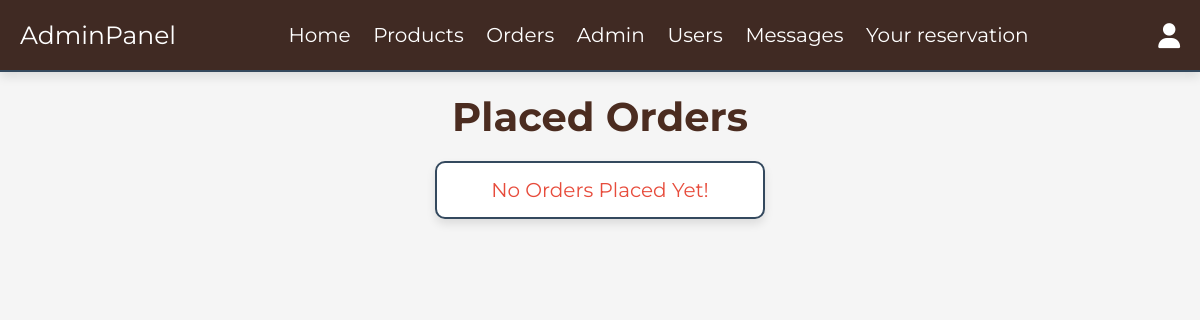
Before: /admin/placed_orders.php (signed in) with the older database file.
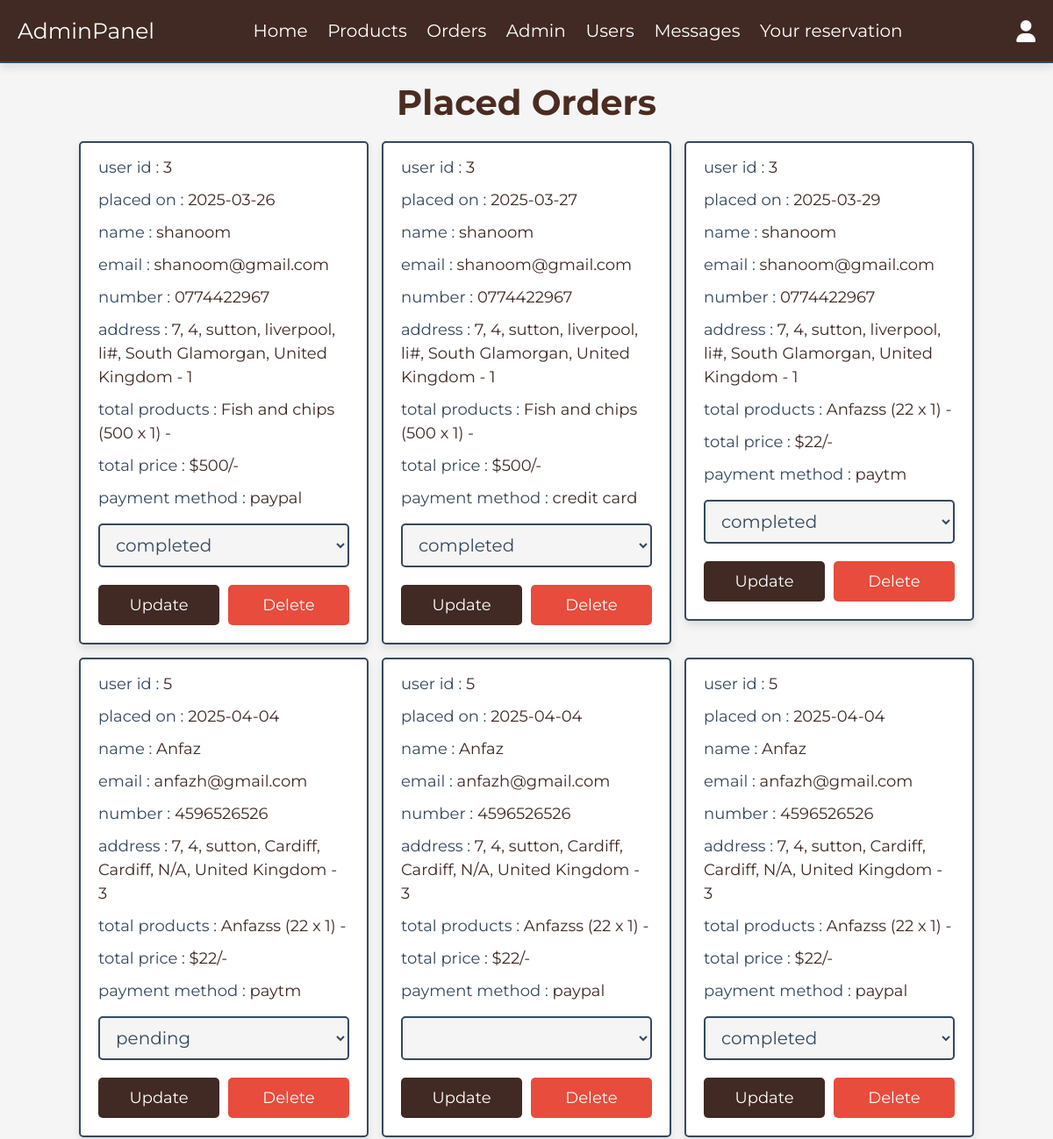
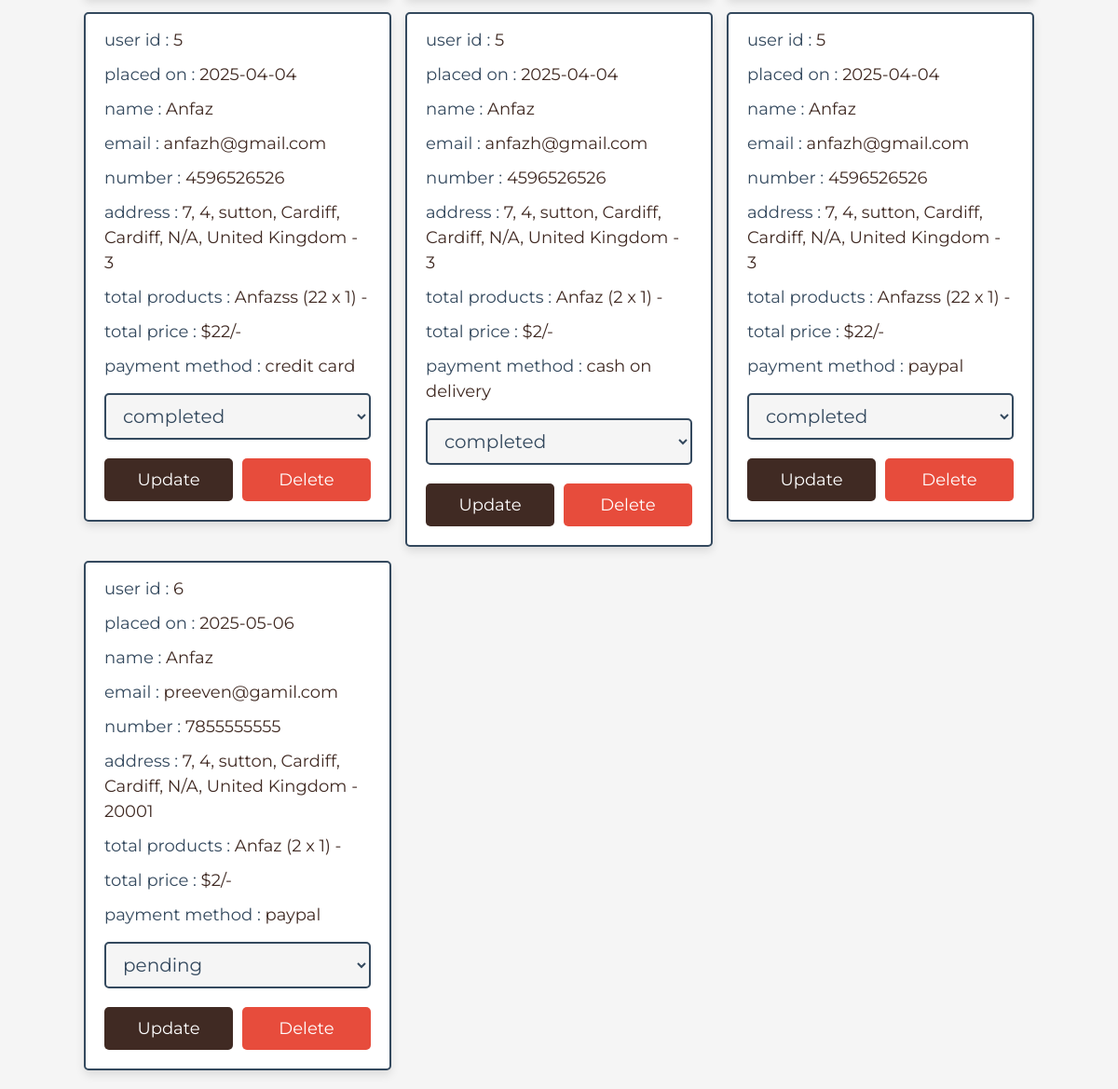
After: the same page with the newer database file (2 pictures, top to bottom).
### tables this page shows
CREATE TABLE `orders` (
  `id` int(100) NOT NULL,
  `user_id` int(100) NOT NULL,
  `name` varchar(20) NOT NULL,
  `number` varchar(10) NOT NULL,
  `email` varchar(50) NOT NULL,
  `method` varchar(50) NOT NULL,
  `address` varchar(500) NOT NULL,
  `total_products` varchar(1000) NOT NULL,
  `total_price` int(100) NOT NULL,
  `placed_on` date NOT NULL DEFAULT current_timestamp(),
  `payment_status` varchar(20) NOT NULL DEFAULT 'pending',
  `paypal_transaction_id` varchar(255) DEFAULT NULL
);

### admin/placed_orders.php (the view, shortened to what this page needs)
<?php
include '../components/connect.php';
?>
<!DOCTYPE html>
<html lang="en">
<head>
   <link rel="stylesheet" href="https://cdnjs.cloudflare.com/ajax/libs/font-awesome/6.1.1/css/all.min.css">
   <link rel="stylesheet" href="../css/admin_style.css">
</head>
<body>
<?php include '../components/admin_header.php' ?>
<section class="placed-orders">
   <h1 class="heading">placed orders</h1>
   <div class="box-container">
   <?php
      $select_orders = $conn->prepare("SELECT * FROM `orders`");
      $select_orders->execute();
      if($select_orders->rowCount() > 0){
         while($fetch_orders = $select_orders->fetch(PDO::FETCH_ASSOC)){
   ?>
   <div class="box">
      <p> user id : <span><?= $fetch_orders['user_id']; ?></span> </p>
      <p> placed on : <span><?= $fetch_orders['placed_on']; ?></span> </p>
      <p> name : <span><?= $fetch_orders['name']; ?></span> </p>
      <p> email : <span><?= $fetch_orders['email']; ?></span> </p>
      <p> number : <span><?= $fetch_orders['number']; ?></span> </p>
      <p> address : <span><?= $fetch_orders['address']; ?></span> </p>
      <p> total products : <span><?= $fetch_orders['total_products']; ?></span> </p>
      <p> total price : <span>$<?= $fetch_orders['total_price']; ?>/-</span> </p>
      <p> payment method : <span><?= $fetch_orders['method']; ?></span> </p>
      <form action="" method="POST">
         <select name="payment_status" class="drop-down">
            <option value="" selected disabled><?= $fetch_orders['payment_status']; ?></option>
            <option value="pending">pending</option>
         </select>
         <div class="flex-btn">
            <input type="submit" value="update" class="btn" name="update_payment">
            <a href="placed_orders.php?delete=<?= $fetch_orders['id']; ?>" class="delete-btn" onclick="return confirm('delete this order?');">delete</a>
         </div>
      </form>
   </div>
   <?php
      }
   }else{
      echo '<p class="empty">no orders placed yet!</p>';
   }
   ?>
   </div>
</section>
</body>
</html>

### components/admin_header.php (shortened to what this page needs)
<header class="header">
   <section class="flex">
      <a href="dashboard.php" class="logo">Admin<span>Panel</span></a>
      <nav class="navbar">
         <a href="dashboard.php">Home</a>
         <a href="products.php">Products</a>
         <a href="placed_orders.php">Orders</a>
         <a href="admin_accounts.php">Admin</a>
         <a href="users_accounts.php">Users</a>
         <a href="messages.php">Messages</a>
         <a href="tabledate.php">Your reservation</a>
      </nav>
      <div class="icons">
         <div id="user-btn" class="fas fa-user"></div>
      </div>
   </section>
</header>

### css/admin_style.css (style rules this page uses)
:root { --main-color: #402a23; --red: #e74c3c; --orange: #f39c12; --black: #34495e; --white: #fff; --light-bg: #f5f5f5; --light-color: #999; --border: 0.2rem solid var(--black); --box-shadow: 0 0.5rem 1rem rgba(0, 0, 0, 0.1); }
* { font-family: "Montserrat", sans-serif; margin: 0; padding: 0; box-sizing: border-box; text-decoration: none; outline: none; border: none; }
html { font-size: 62.5%; overflow-x: hidden; }
body { background-color: var(--light-bg); }
section { max-width: 1200px; margin: 0 auto; padding: 2rem; }
.btn, .delete-btn, .option-btn { display: block; margin-top: 1rem; border-radius: 0.5rem; cursor: pointer; width: 100%; font-size: 1.8rem; color: var(--white); padding: 1.2rem 3rem; text-transform: capitalize; text-align: center; }
.btn { background-color: var(--main-color); }
.delete-btn { background-color: var(--red); }
.flex-btn { display: flex; gap: 1rem; }
.heading { text-align: center; margin-bottom: 2rem; text-transform: capitalize; color: 4b2c20; font-size: 4rem; }
.header { position: sticky; top: 0; left: 0; right: 0; background-color: #402a23; box-shadow: var(--box-shadow); z-index: 1000; border-bottom: var(--border); }
.header .flex { display: flex; align-items: center; justify-content: space-between; position: relative; }
.header .flex .logo { font-size: 2.5rem; color: var(--white); }
.header .flex .logo span { color: var(--white); }
.header .flex .navbar a { margin: 0 1rem; font-size: 2rem; color: var(--white); }
.header .flex .icons > * { font-size: 2.5rem; cursor: pointer; color: var(--white); margin-left: 1.7rem; }
.placed-orders .box-container { display: grid; grid-template-columns: repeat(auto-fit, 33rem); gap: 1.5rem; justify-content: center; align-items: flex-start; }
.placed-orders .box-container .box { background-color: var(--white); border-radius: 0.5rem; box-shadow: var(--box-shadow); border: var(--border); padding: 2rem; padding-top: 1rem; }
.placed-orders .box-container .box p { padding: 0.5rem 0; line-height: 1.5; font-size: 1.8rem; color: var(--black); }
.placed-orders .box-container .box p span { color: var(--main-color); }
.placed-orders .box-container .box .drop-down { width: 100%; margin: 1rem 0; background-color: var(--light-bg); padding: 1rem 1.4rem; font-size: 2rem; color: var(--black); border: var(--border); border-radius: 0.5rem; }
.empty { border: var(--border); border-radius: 0.5rem; border-radius: 10px; background-color: var(--white); padding: 1.5rem; text-align: center; width: 100%; font-size: 2rem; text-transform: capitalize; color: var(--red); box-shadow: var(--box-shadow); }

Changed rows visible on the page:
added orders: user "3", placed_on "2025-03-26", name "shanoom", email "shanoom@gmail.com", number "0774422967", address "7, 4, sutton, liverpool, li#, South Glamorgan, United Kingdom - 1", total_products "Fish and chips (500 x 1) -", total_price "500", method "paypal", payment_status "completed"
added orders: user "3", placed_on "2025-03-27", name "shanoom", email "shanoom@gmail.com", number "0774422967", address "7, 4, sutton, liverpool, li#, South Glamorgan, United Kingdom - 1", total_products "Fish and chips (500 x 1) -", total_price "500", method "credit card", payment_status "completed"
added orders: user "3", placed_on "2025-03-29", name "shanoom", email "shanoom@gmail.com", number "0774422967", address "7, 4, sutton, liverpool, li#, South Glamorgan, United Kingdom - 1", total_products "Anfazss (22 x 1) -", total_price "22", method "paytm", payment_status "completed"
added orders: user "5", placed_on "2025-04-04", name "Anfaz", email "anfazh@gmail.com", number "4596526526", address "7, 4, sutton, Cardiff, Cardiff, N/A, United Kingdom - 3", total_products "Anfazss (22 x 1) -", total_price "22", method "paytm", payment_status "pending"
added orders: user "5", placed_on "2025-04-04", name "Anfaz", email "anfazh@gmail.com", number "4596526526", address "7, 4, sutton, Cardiff, Cardiff, N/A, United Kingdom - 3", total_products "Anfazss (22 x 1) -", total_price "22", method "paypal"
added orders: user "5", placed_on "2025-04-04", name "Anfaz", email "anfazh@gmail.com", number "4596526526", address "7, 4, sutton, Cardiff, Cardiff, N/A, United Kingdom - 3", total_products "Anfazss (22 x 1) -", total_price "22", method "paypal", payment_status "completed"
added orders: user "5", placed_on "2025-04-04", name "Anfaz", email "anfazh@gmail.com", number "4596526526", address "7, 4, sutton, Cardiff, Cardiff, N/A, United Kingdom - 3", total_products "Anfazss (22 x 1) -", total_price "22", method "credit card", payment_status "completed"
added orders: user "5", placed_on "2025-04-04", name "Anfaz", email "anfazh@gmail.com", number "4596526526", address "7, 4, sutton, Cardiff, Cardiff, N/A, United Kingdom - 3", total_products "Anfaz (2 x 1) -", total_price "2", method "cash on delivery", payment_status "completed"
added orders: user "5", placed_on "2025-04-04", name "Anfaz", email "anfazh@gmail.com", number "4596526526", address "7, 4, sutton, Cardiff, Cardiff, N/A, United Kingdom - 3", total_products "Anfazss (22 x 1) -", total_price "22", method "paypal", payment_status "completed"
added orders: user "6", placed_on "2025-05-06", name "Anfaz", email "preeven@gamil.com", number "7855555555", address "7, 4, sutton, Cardiff, Cardiff, N/A, United Kingdom - 20001", total_products "Anfaz (2 x 1) -", total_price "2", method "paypal", payment_status "pending"
Other visible differences:
text no longer shown: "No Orders Placed Yet!"
